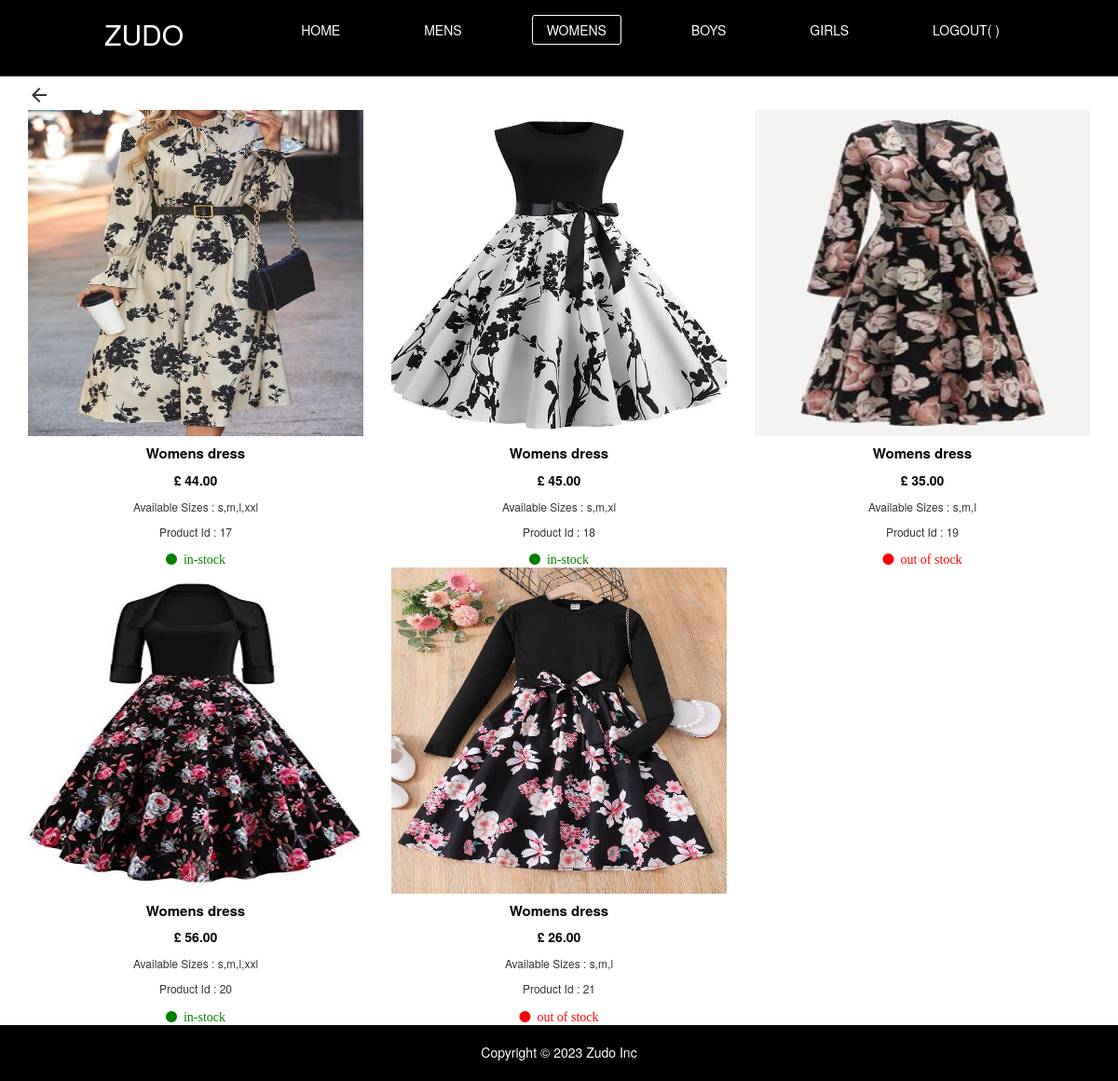
The app's page /womensloggedin.php with its own data.
### tables this page shows
CREATE TABLE `product` (
  `product id` int(11) NOT NULL,
  `product name` varchar(50) NOT NULL,
  `category` varchar(20) NOT NULL,
  `price` double(12,2) NOT NULL,
  `available size` varchar(30) NOT NULL,
  `product image` varchar(100) NOT NULL,
  `status` varchar(15) NOT NULL,
  `userno` int(11) NOT NULL
);

### womensloggedin.php (the view, shortened to what this page needs)
<!DOCTYPE html>
<html lang="en">
<head>
    <link rel="stylesheet" href="https://maxcdn.bootstrapcdn.com/bootstrap/3.4.1/css/bootstrap.min.css">
    <link rel="stylesheet" href="https://cdnjs.cloudflare.com/ajax/libs/font-awesome/4.7.0/css/font-awesome.min.css">
    <link rel="stylesheet" href="style.css">
</head>
<body>
    <?php
    $page = "userwomens";
    include 'userheader.php';
    ?>
    <div class="container" style="margin-top: 90px;">
      <div class="row">
        <div class="col-md-12">
        <i class="material-icons" onclick="history.back()">arrow_back</i>
        </div>
      </div>
    </div>
    <?php
    $conn = mysqli_connect("vesta.uclan.ac.uk", "FPRifas-ali", "NLX7ytZS");
    mysqli_select_db($conn, 'FPRifas-ali');
    $q = "SELECT * FROM product WHERE category = 'womens';";
    $rs = mysqli_query($conn, $q); ?>
    <div class="container">
        <div class="row">
            <?php
            while ($row = mysqli_fetch_array($rs)) { ?>
                <div class="col-md-4">
                    <div class="card" style="width: auto;height: auto;">
                        <img src="images/<?php print($row['category']) ?>/<?php print($row['product image']) ?>"
                            class="card-img-top" alt="..." style="width: 100%;height: 350px;">
                        <div class="card-body">
                            <h5 class="card-title text-center" style="font-weight: bold;font-size: 1.5rem;color: black;">
                                <?php print($row['product name']) ?>
                            </h5>
                            <p class="card-text text-center" style="color: black;font-weight: bold;">£
                                <?php print($row['price']) ?>
                            </p>
                            <p class="text-center" style="font-size: 1.2rem;">Available Sizes :
                                <?php print($row['available size']) ?>
                            </p>
                            <p class="text-center" style="font-size: 1.2rem;">Product Id :
                                <?php print($row['product id']) ?>
                            </p>
                            <div class="rating text-center" style="color: red;">
                                <i class="fa fa-circle" style="color: <?php if ($row['status'] == "in-stock") {
                                    print("green");
                                } else {
                                    print("red");
                                } ?>;">&nbsp;
                                    <?php print($row['status']) ?>
                                </i>
                            </div>
                        </div>
                    </div>
                </div>
                <?php
            }
            ?>
        </div>
    </div>
    <footer>
        <div class="footer">
    <p>Copyright © 2023 Zudo Inc</p>
        </div>
      </footer>
</body>
</html>

### userheader.php (shortened to what this page needs)
<header>
        <nav class="navbar">
            <a href="#" class="nav-branding">ZUDO</a>
            <ul class="nav-menu">
                <li class="<?php if ($page == "userhome") {
                print("nav-item active");
            } else {
                print("nav-item");
            } ?>">
                    <a href="userhome.php" class="nav-link">home</a>
                </li>
                <li class="<?php if ($page == "usermens") {
                print("nav-item active");
            } else {
                print("nav-item");
            } ?>">
                    <a href="mensloggedin.php" class="nav-link">mens</a>
                </li>
                <li class="<?php if ($page == "userwomens") {
                print("nav-item active");
            } else {
                print("nav-item");
            } ?>">
                    <a href="womensloggedin.php" class="nav-link">womens</a>
                </li>
                <li class="<?php if ($page == "userboys") {
                print("nav-item active");
            } else {
                print("nav-item");
            } ?>">
                    <a href="boysloggedin.php" class="nav-link">boys</a>
                </li>
                <li class="<?php if ($page == "usergirls") {
                print("nav-item active");
            } else {
                print("nav-item");
            } ?>">
                    <a href="girlsloggedin.php" class="nav-link">girls</a>
                </li>
                <li class="<?php if ($page == "") {
                print("nav-item active");
            } else {
                print("nav-item");
            } ?>">
                    <a href="sign-in.php" class="nav-link">Logout(
                    <?php print($_SESSION["susername"]) ?> )</a>
                </li>
            </ul>
        </nav>
    </header>

### style.css (style rules this page uses)
* { padding: 0; margin: 0; box-sizing: border-box; }
header { background-color: black; width: 100%; position: fixed; top: 0; z-index: 1; }
li { list-style: none; }
.nav-item a { color:white; text-decoration: none; text-transform: uppercase; padding: 7px 15px; border-radius: 3px; }
.navbar { min-height: 50px; display: flex; justify-content: space-between; align-items: center; margin-top: 1%; }
.nav-menu { display: flex; justify-content: space-between; align-items: center; gap: 60px; z-index: 1; }
.nav-branding { font-size: 3rem; text-decoration: none; color: white; }
.nav-link { transition: 0.7s ease; }
.nav-item.active { border: 1px solid white; border-radius: 3px; padding-top: 5px; padding-bottom: 5px; }
.footer { width: 100%; height: 60px; background-color: black; padding: 1px; bottom: 0; }
.footer p { color: white; text-align: center; margin-top: 18px; }
::placeholder { padding-left: 2%; color: white; }
.material-icons { cursor: pointer; }

### records on screen
product: category+product image (picture), product name "Womens dress", price "44.00", available size "s,m,l,xxl", product id "17", status "in-stock"
product: category+product image (picture), product name "Womens dress", price "45.00", available size "s,m,xl", product id "18", status "in-stock"
product: category+product image (picture), product name "Womens dress", price "35.00", available size "s,m,l", product id "19", status "out of stock"
product: category+product image (picture), product name "Womens dress", price "56.00", available size "s,m,l,xxl", product id "20", status "in-stock"
product: category+product image (picture), product name "Womens dress", price "26.00", available size "s,m,l", product id "21", status "out of stock"
